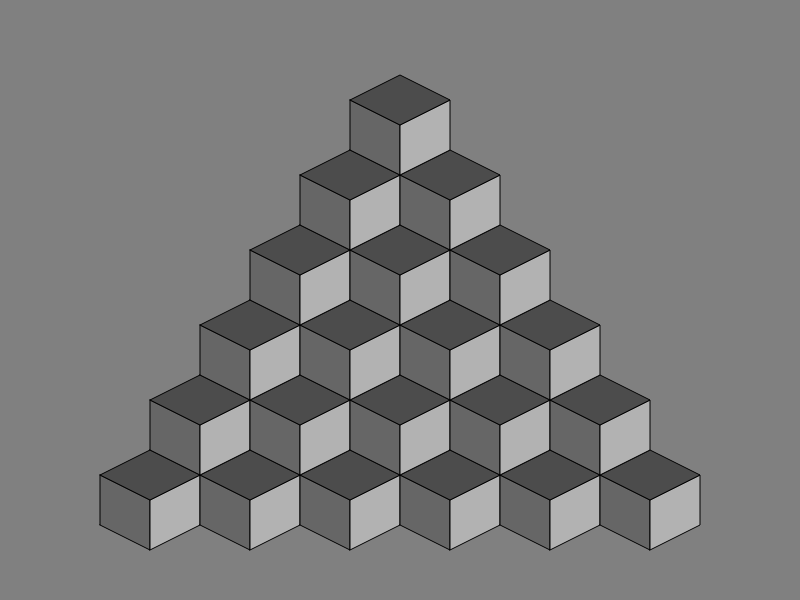
Frame 1 (no input)
Frame 2 (the mouse pressed at the canvas centre, redrawn once): identical to frame 1, image omitted

The p5.js sketch that drew this single still picture (run headless with seeded random() and noise() and a simulated clock; the mouse was pressed at the canvas centre and the sketch redrawn once):

// p5.js sketch
// ── sketch.js
function setup() {
  createCanvas(800, 600);
}

function draw() {
  background(128);
  
  strokeWeight(1);
  let count = 6;
  let x0 = 100.0;
  let y = height - 50.0;
  while (count >= 1) {
    
    let x = x0;
    let i = 0;
    while (i < count) {
      cube(x, y, 100, 100);
      
      x += 100.0;
      i += 1;
    }
    
    count = count - 1;
    y -= 75.0;
    x0 += 50.0;
  }
  
  noLoop();
}


function cube(cubeX, cubeY, w, h) {
  let cubeMidX = cubeX + (w / 2.0)
  let cubeMaxX = cubeX + w
  let cubeY1 = cubeY - (h / 4.0)
  let cubeY2 = cubeY - (h / 4.0) * 2.0
  let cubeY3 = cubeY - (h / 4.0) * 3.0
  let cubeMaxY = cubeY - h
  
  stroke(0);
  fill(102);
  beginShape();
  vertex(cubeX, cubeY1);
  vertex(cubeMidX, cubeY);
  vertex(cubeMidX, cubeY2);
  vertex(cubeX, cubeY3);
  endShape(CLOSE);
  
  fill(178);
  beginShape();
  vertex(cubeMidX, cubeY);
  vertex(cubeMaxX, cubeY1);
  vertex(cubeMaxX, cubeY3);
  vertex(cubeMidX, cubeY2);
  endShape(CLOSE);
  
  fill(76);
  beginShape();
  vertex(cubeX, cubeY3);
  vertex(cubeMidX, cubeY2);
  vertex(cubeMaxX, cubeY3);
  vertex(cubeMidX, cubeMaxY);
  endShape(CLOSE);
  
}
